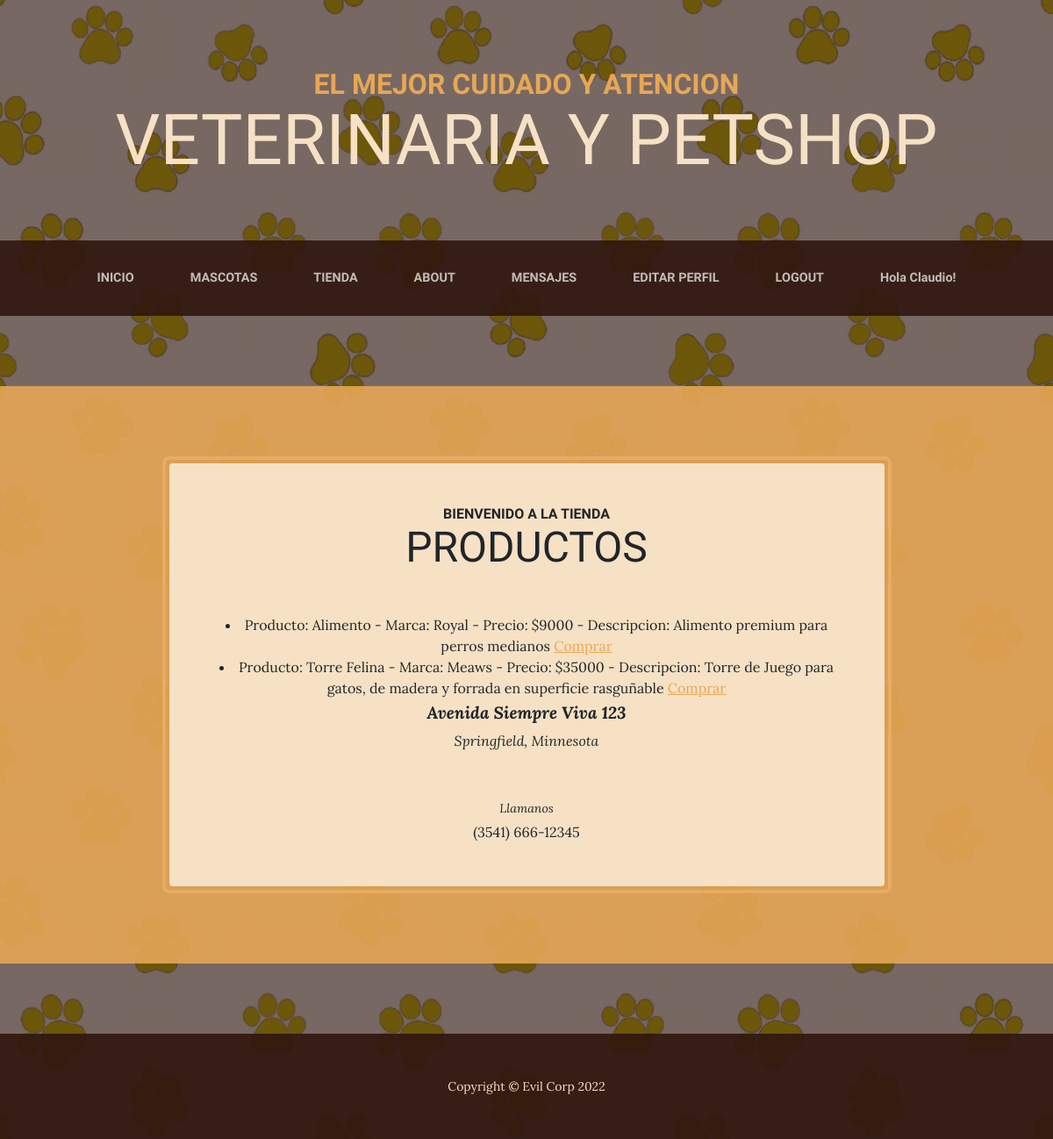
The app's page /tienda/ (signed in) with its own data.
### apptienda/models.py (models this page shows, shortened)
class Productos(models.Model):
    id = models.AutoField(primary_key=True)
    nombre = models.CharField(max_length=100, verbose_name= 'Nombre')
    marca = models.CharField(max_length=100, verbose_name= 'Marca')
    precio = models.IntegerField(verbose_name= 'Precio', null=True)
    imagen = models.ImageField(default='null', verbose_name="productos",upload_to="productos")
    descripcion= models.TextField(verbose_name= 'Descripcion', null=True)
    def __str__(self):
        fila = f"Producto: {self.nombre} - Marca: {self.marca} - Precio: ${self.precio} - Descripcion: {self.descripcion}"
        return fila

### apptienda/views.py (the view)
# urls.py: path('tienda/', vista_tienda, name="vet-tienda"),
def vista_tienda(request):
    productos = Productos.objects.all()
    contexto = {"productos": productos}
    return render(request, "apptienda/productos.html", contexto)

### apptienda/templates/apptienda/productos.html (shortened to what this page needs)
{% extends 'apptienda/base.html' %}
{% load static %}
{% block titulo %} Bienvenido a la tienda {% endblock %}
{% block subtitulo %} Productos {% endblock %}
{% block Contenido%}
{% if productos %}
   {% for producto in productos %}
    <li>
      {{producto}}
      <a href="{% url 'vet-comprar' producto.id %}">Comprar</a>
    </li>
    {% endfor %}
{% else %}
<p> Ups! de momento estamos sin stock </p>
<p> Pronto tendremos nuevos productos </p>
{% endif %}
<p class="address mb-5">
    <em>
        <strong>Avenida Siempre Viva 123</strong>
        <br />
        Springfield, Minnesota
    </em>
</p>
<p class="mb-0">
    <small><em>Llamanos</em></small>
    <br />
    (3541) 666-12345
</p>
{% endblock %}

### apptienda/templates/apptienda/base.html (shortened to what this page needs)
<!DOCTYPE html>
<html lang="en">
  {% load static %}
  <head>
    <link href="{% static 'css/styles.css'%}" rel="stylesheet" />
  </head>
  <body>
    <header>
      <h1 class="site-heading text-center text-faded d-none d-lg-block">
        <span class="site-heading-upper text-primary mb-3">
          El mejor cuidado y atencion
        </span>
        <span class="site-heading-lower">Veterinaria y PetShop</span>
      </h1>
    </header>
    <nav class="navbar navbar-expand-lg navbar-dark py-lg-4" id="mainNav">
      <div class="container">
        <div class="collapse navbar-collapse" id="navbarSupportedContent">
          <ul class="navbar-nav mx-auto">
            <li class="nav-item px-lg-4">
              <a
                class="nav-link text-uppercase"
                href="{% url 'tienda-inicio' %}"
              >
                INICIO
              </a>
            </li>
            <li class="nav-item px-lg-4">
              <a
                class="nav-link text-uppercase"
                href="{% url 'vet-mascotas' %}"
              >
                MASCOTAS
              </a>
            </li>
            <li class="nav-item px-lg-4">
              <a class="nav-link text-uppercase" href="{% url 'vet-tienda' %}">
                TIENDA
              </a>
            </li>
            <li class="nav-item px-lg-4">
              <a class="nav-link text-uppercase" href="{% url 'vet-about' %}">
                ABOUT
              </a>
            </li>
            <li class="nav-item px-lg-4">
              <a
                class="nav-link text-uppercase"
                href="{% url 'vet-mensajes' %}"
              >
                MENSAJES
              </a>
            </li>
            {% if request.user.is_authenticated %}
            <li class="nav-item px-lg-4">
              <a class="nav-link text-uppercase" href="{% url 'vet-perfil' %}">
                EDITAR PERFIL
              </a>
            </li>
            <li class="nav-item px-lg-4">
              <a class="nav-link text-uppercase" href="{% url 'vet-logout' %}">
                LOGOUT
              </a>
            </li>
            <li class="nav-item px-lg-4">
              <a class="nav-link" href="">Hola {{request.user.username}}!</a>
            </li>
            {% else %}
            <li class="nav-item px-lg-4">
              <a class="nav-link text-uppercase" href="{% url 'vet-login' %}">
                LOGIN
              </a>
            </li>
            {% endif %}
          </ul>
        </div>
      </div>
    </nav>
    <section class="page-section cta">
      <div class="container">
        <div class="row">
          <div class="col-xl-9 mx-auto">
            <div class="cta-inner bg-faded text-center rounded">
              <h2 class="section-heading mb-5">
                <span class="section-heading-upper">
                  {% block titulo %}{% endblock %}
                </span>
                <span class="section-heading-lower">
                  {% block subtitulo %}{% endblock %}
                </span>
              </h2>
              {% block Contenido %}{% endblock %}
            </div>
          </div>
        </div>
      </div>
    </section>
    <footer class="footer text-faded text-center py-5">
      <div class="container">
        <p class="m-0 small">Copyright &copy; Evil Corp 2022</p>
      </div>
    </footer>
  </body>
</html>

### records on screen
Productos: nombre+marca+precio "Producto: Alimento - Marca: Royal - Precio: $9000 - Descripcion: Alimento premium para perros medianos"
Productos: nombre+marca+precio "Producto: Torre Felina - Marca: Meaws - Precio: $35000 - Descripcion: Torre de Juego para gatos, de madera y forrada en superficie rasguñable"

### other values on screen
{{ request.user.username }} "Claudio"
